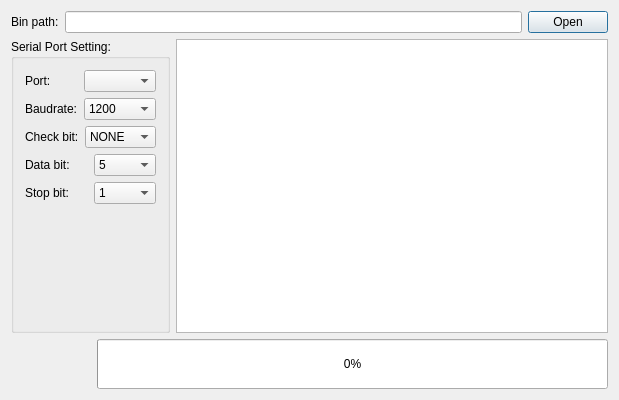
<?xml version="1.0" encoding="UTF-8"?>
<ui version="4.0">
 <class>mainframeClass</class>
 <widget class="QDialog" name="mainframeClass">
  <property name="geometry">
   <rect>
    <x>0</x>
    <y>0</y>
    <width>619</width>
    <height>400</height>
   </rect>
  </property>
  <property name="minimumSize">
   <size>
    <width>619</width>
    <height>400</height>
   </size>
  </property>
  <property name="maximumSize">
   <size>
    <width>619</width>
    <height>400</height>
   </size>
  </property>
  <property name="windowTitle">
   <string>Onespace Software Burn © zhaoyeni</string>
  </property>
  <layout class="QGridLayout" name="gridLayout">
   <item row="0" column="0" colspan="3">
    <layout class="QHBoxLayout" name="horizontalLayout">
     <item>
      <widget class="QLabel" name="label">
       <property name="text">
        <string>Bin path:</string>
       </property>
      </widget>
     </item>
     <item>
      <widget class="QLineEdit" name="lineEditBinPath">
       <property name="minimumSize">
        <size>
         <width>400</width>
         <height>0</height>
        </size>
       </property>
       <property name="maximumSize">
        <size>
         <width>800</width>
         <height>16777215</height>
        </size>
       </property>
      </widget>
     </item>
     <item>
      <widget class="QPushButton" name="pushButtonOpenBin">
       <property name="text">
        <string>Open</string>
       </property>
       <property name="default">
        <bool>true</bool>
       </property>
      </widget>
     </item>
    </layout>
   </item>
   <item row="1" column="0" colspan="2">
    <widget class="QGroupBox" name="groupBoxSerialSetting">
     <property name="title">
      <string>Serial Port Setting:</string>
     </property>
     <layout class="QGridLayout" name="gridLayout_2">
      <item row="1" column="0">
       <layout class="QHBoxLayout" name="horizontalLayout_10">
        <item>
         <widget class="QLabel" name="label_11">
          <property name="text">
           <string>Baudrate:</string>
          </property>
         </widget>
        </item>
        <item>
         <widget class="QComboBox" name="comboBoxBaud">
          <item>
           <property name="text">
            <string>1200</string>
           </property>
          </item>
          <item>
           <property name="text">
            <string>2400</string>
           </property>
          </item>
          <item>
           <property name="text">
            <string>4800</string>
           </property>
          </item>
          <item>
           <property name="text">
            <string>9600</string>
           </property>
          </item>
          <item>
           <property name="text">
            <string>19200</string>
           </property>
          </item>
          <item>
           <property name="text">
            <string>38400</string>
           </property>
          </item>
          <item>
           <property name="text">
            <string>57600</string>
           </property>
          </item>
          <item>
           <property name="text">
            <string>115200</string>
           </property>
          </item>
         </widget>
        </item>
       </layout>
      </item>
      <item row="0" column="0">
       <layout class="QHBoxLayout" name="horizontalLayout_9">
        <item>
         <widget class="QLabel" name="label_10">
          <property name="text">
           <string>Port:</string>
          </property>
         </widget>
        </item>
        <item>
         <widget class="QComboBox" name="comboBoxSerialPort"/>
        </item>
       </layout>
      </item>
      <item row="4" column="0">
       <layout class="QHBoxLayout" name="horizontalLayout_11">
        <item>
         <widget class="QLabel" name="label_12">
          <property name="text">
           <string>Stop bit:</string>
          </property>
         </widget>
        </item>
        <item>
         <widget class="QComboBox" name="comboBoxStopBit">
          <item>
           <property name="text">
            <string>1</string>
           </property>
          </item>
          <item>
           <property name="text">
            <string>1.5</string>
           </property>
          </item>
          <item>
           <property name="text">
            <string>2</string>
           </property>
          </item>
         </widget>
        </item>
       </layout>
      </item>
      <item row="3" column="0">
       <layout class="QHBoxLayout" name="horizontalLayout_7">
        <item>
         <widget class="QLabel" name="label_8">
          <property name="text">
           <string>Data bit:</string>
          </property>
         </widget>
        </item>
        <item>
         <widget class="QComboBox" name="comboBoxDataBit">
          <item>
           <property name="text">
            <string>5</string>
           </property>
          </item>
          <item>
           <property name="text">
            <string>6</string>
           </property>
          </item>
          <item>
           <property name="text">
            <string>7</string>
           </property>
          </item>
          <item>
           <property name="text">
            <string>8</string>
           </property>
          </item>
         </widget>
        </item>
       </layout>
      </item>
      <item row="2" column="0">
       <layout class="QHBoxLayout" name="horizontalLayout_8">
        <item>
         <widget class="QLabel" name="label_9">
          <property name="text">
           <string>Check bit:</string>
          </property>
         </widget>
        </item>
        <item>
         <widget class="QComboBox" name="comboBoxCheckBit">
          <item>
           <property name="text">
            <string>NONE</string>
           </property>
          </item>
          <item>
           <property name="text">
            <string>ODD</string>
           </property>
          </item>
          <item>
           <property name="text">
            <string>EVEN</string>
           </property>
          </item>
          <item>
           <property name="text">
            <string>MARK</string>
           </property>
          </item>
          <item>
           <property name="text">
            <string>SPACE</string>
           </property>
          </item>
         </widget>
        </item>
       </layout>
      </item>
      <item row="5" column="0">
       <spacer name="verticalSpacer">
        <property name="orientation">
         <enum>Qt::Vertical</enum>
        </property>
        <property name="sizeHint" stdset="0">
         <size>
          <width>20</width>
          <height>40</height>
         </size>
        </property>
       </spacer>
      </item>
     </layout>
    </widget>
   </item>
   <item row="1" column="2">
    <widget class="QPlainTextEdit" name="plainTextEditInfo"/>
   </item>
   <item row="2" column="0">
    <widget class="QPushButton" name="pushButtonBurn">
     <property name="minimumSize">
      <size>
       <width>80</width>
       <height>50</height>
      </size>
     </property>
     <property name="text">
      <string/>
     </property>
     <property name="icon">
      <iconset resource="mainframe.qrc">
       <normaloff>:/mainframe/image/start_burn.png</normaloff>:/mainframe/image/start_burn.png</iconset>
     </property>
     <property name="iconSize">
      <size>
       <width>40</width>
       <height>40</height>
      </size>
     </property>
     <property name="flat">
      <bool>true</bool>
     </property>
    </widget>
   </item>
   <item row="2" column="1" colspan="2">
    <widget class="QProgressBar" name="progressBar">
     <property name="minimumSize">
      <size>
       <width>0</width>
       <height>50</height>
      </size>
     </property>
     <property name="value">
      <number>0</number>
     </property>
     <property name="alignment">
      <set>Qt::AlignCenter</set>
     </property>
     <property name="textVisible">
      <bool>true</bool>
     </property>
     <property name="invertedAppearance">
      <bool>false</bool>
     </property>
    </widget>
   </item>
  </layout>
 </widget>
 <layoutdefault spacing="6" margin="11"/>
 <resources>
  <include location="mainframe.qrc"/>
 </resources>
 <connections>
  <connection>
   <sender>pushButtonBurn</sender>
   <signal>clicked()</signal>
   <receiver>mainframeClass</receiver>
   <slot>Burn()</slot>
   <hints>
    <hint type="sourcelabel">
     <x>43</x>
     <y>359</y>
    </hint>
    <hint type="destinationlabel">
     <x>5</x>
     <y>344</y>
    </hint>
   </hints>
  </connection>
  <connection>
   <sender>pushButtonOpenBin</sender>
   <signal>clicked()</signal>
   <receiver>mainframeClass</receiver>
   <slot>OpenBin()</slot>
   <hints>
    <hint type="sourcelabel">
     <x>567</x>
     <y>14</y>
    </hint>
    <hint type="destinationlabel">
     <x>616</x>
     <y>23</y>
    </hint>
   </hints>
  </connection>
 </connections>
 <slots>
  <slot>Burn()</slot>
  <slot>OpenBin()</slot>
 </slots>
</ui>
